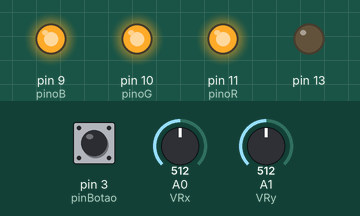
Simulated run of this sketch. Board: Arduino Uno, built with avr-gcc and run on an emulated ATmega328P. Shown: output pins drawn as LEDs (lit = HIGH). The inputs (shaded band) are chosen by the test bench; at power-on: pin 3 (pinBotao) HIGH, A0 (VRx) = 512, A1 (VRy) = 512.

Above: at 1.2 s.
1.3 s: pin 3 (pinBotao) pulled LOW for 0.15 s
At 2.0 s:
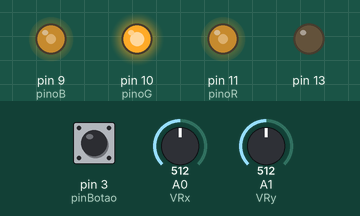
2.9 s: A0 (VRx) set to 716
At 3.2 s:
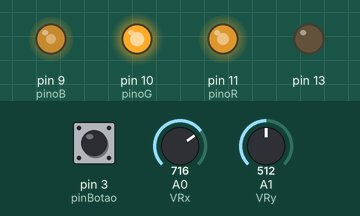
4.4 s: A1 (VRy) set to 716
At 5.5 s:
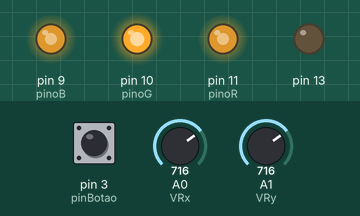
5.9 s: A0 (VRx) set to 900
At 6.7 s:
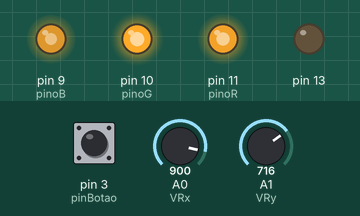
7.4 s: A1 (VRy) set to 900
At 7.8 s:
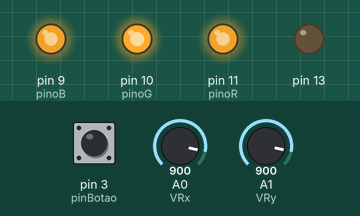
8.9 s: A0 (VRx) set to 511
At 10.1 s:
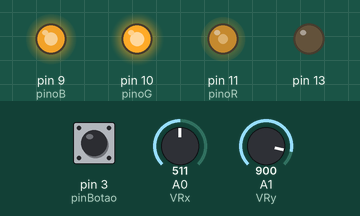
Timing chart, 0 to 11.4 s (numbered marks = the images above; inputs shaded):
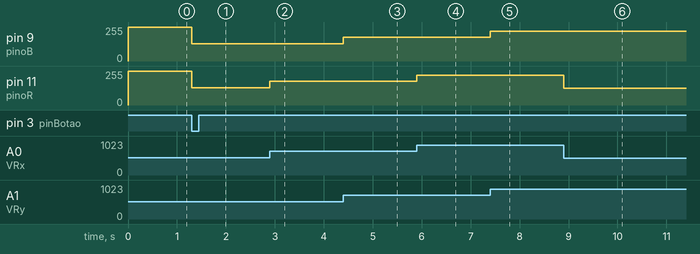

The sketch:

sketch_sep20a.ino
```cpp
/*
Joystick c/ botão
  Combina 2 potenciômetros posicionados em cruz, um sistema de molas para manter o cursos centralizado
e um botão de pressão.
*/

#define pinoR 11
#define pinoG 10
#define pinoB 9

#define VRx A0
#define VRy A1
#define pinBotao 3
#define lapse 50

  int zeroX, zeroY;
  int valX = 0;
  int valY = 0;
  bool estadoLed = false;
  bool lastBotao = false;
  unsigned long next = 0;

void setup() {
  pinMode(pinBotao, INPUT_PULLUP);
  pinMode(13, OUTPUT);
  pinMode(pinoR, OUTPUT);
  pinMode(pinoG, OUTPUT);
  pinMode(pinoB, OUTPUT);
  /* zeroX = analogRead(VRx);
  zeroY = analogRead(VRy);
 */
  digitalWrite(pinoR, HIGH);
  digitalWrite(pinoG, HIGH);
  digitalWrite(pinoB, HIGH);
}

void loop() {
  valX = analogRead(VRx);// - zeroX;
  valY = analogRead(VRy);// - zeroY;
  boolean estadoBotao = !digitalRead(pinBotao);

  if(millis()>=next){
    if(estadoBotao!= lastBotao){
      lastBotao = estadoBotao;
      if(estadoBotao) estadoLed = !estadoLed;
    }
  }

  if(estadoLed){
    analogWrite(pinoR, valX/4);
    analogWrite(pinoB, valY/4);
  }else{
    digitalWrite(pinoR, HIGH);
    digitalWrite(pinoG, HIGH);
    digitalWrite(pinoB, HIGH);
  }
  //digitalWrite(13, estadoLed);
}
```

Measured:
- after the input at 1.3 s, pin 9 (pinoB), pin 11 (pinoR): 255/255 → 128/255 at once
- after the input at 2.9 s, pin 11 (pinoR): 128/255 → 179/255 at once
- after the input at 4.4 s, pin 9 (pinoB): 128/255 → 179/255 at once
- after the input at 5.9 s, pin 11 (pinoR): 179/255 → 225/255 at once
- after the input at 7.4 s, pin 9 (pinoB): 179/255 → 225/255 at once
- after the input at 8.9 s, pin 11 (pinoR): 225/255 → 127/255 at once
